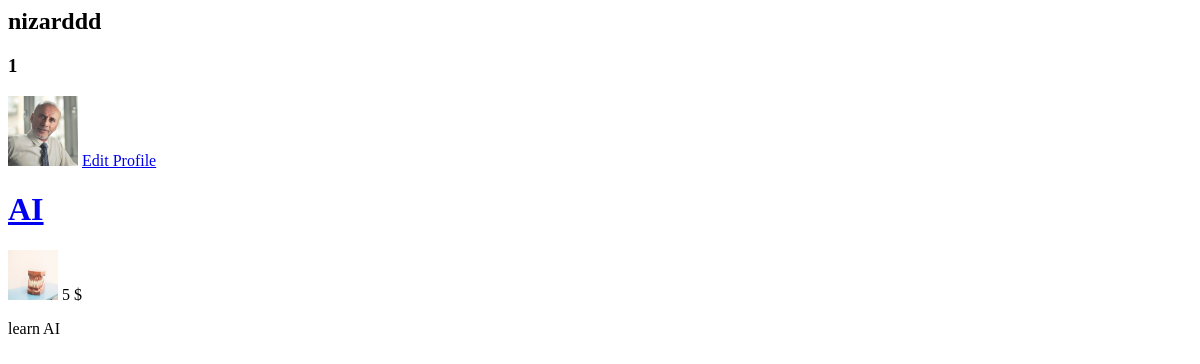
The page /profile-page/1/ on the database as committed earlier.
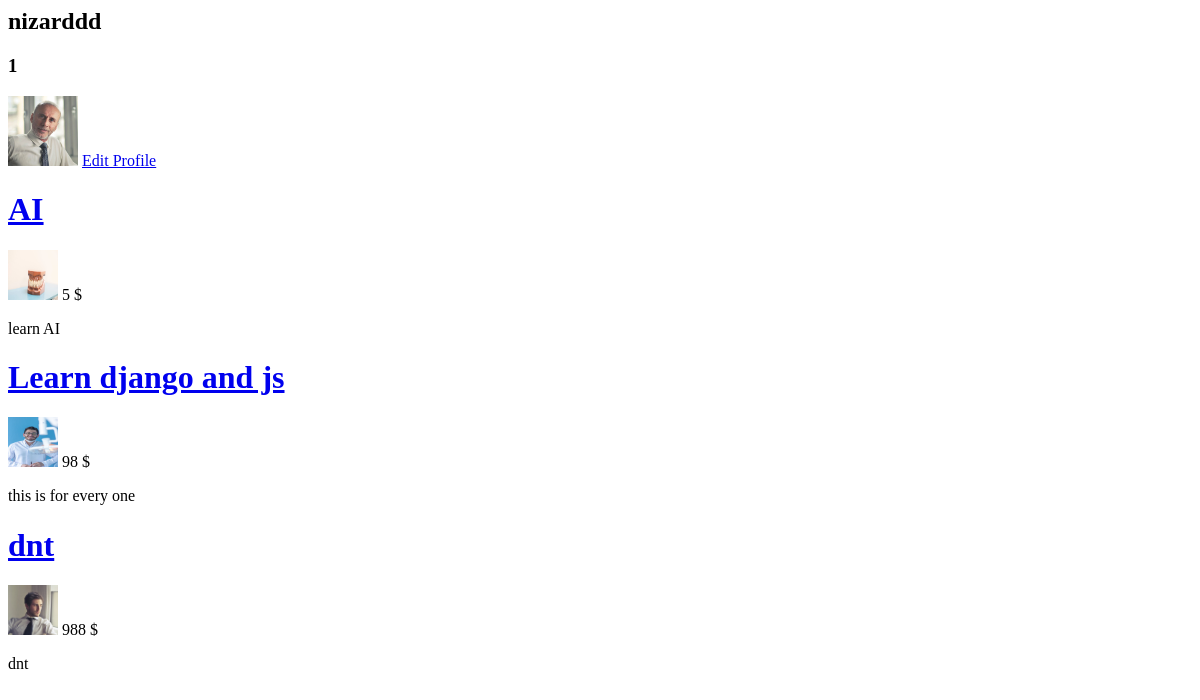
The same page on the database as committed later.
### base/models.py (models this page shows)
class Tutorial(models.Model):
    user=models.ForeignKey(Profile,on_delete=models.CASCADE)
    name=models.TextField()
    cover=models.ImageField(blank=True,default='avatar.svg')
    description=models.TextField()
    price=models.IntegerField(blank=True)
    created=models.DateTimeField(auto_now_add=True)
    followers=models.ManyToManyField(Profile,related_name='unrolls')
    @property
    def cover_url(self):
        try :
            return self.cover.url
        except:
            return ''

### base/views.py (the view)
# urls.py: path('profile-page/<str:profile_id>/',views.profilepage,name='profile-page'),
def profilepage(request,profile_id):
    profile=Profile.objects.get(id=profile_id)
    user=profile.user
    try:
        tutorials=Tutorial.objects.filter(user=profile)
    except :
        tutorials=[]
    context={'profile':profile,'tutorials':tutorials}
    return render(request,'base/profile-page.html',context)

### base/models.py (called while the page is built)
    @property
    def avatar_url(self):
        try :
            return self.avatar.url
        except:
            return ''

### base/templates/base/profile-page.html
<div class="profile-container">
    <h2>{{profile.username}}</h2>
    <h3>{{profile.id}}</h3>
    <img src="{{profile.avatar_url}}" alt="" style="height: 70px; width: 70px;">
    <a href="{% url 'edit-profile' profile.id %}">Edit Profile</a>
</div>
{% if tutorials %}
<dic class="tutorials">
    {% for tutorial in tutorials %}
    <div class="tutorial">
        <a href="{% url 'tutorial-page' tutorial.id %}"><h1>{{tutorial.name}}</h1></a>
        <img src="{{tutorial.cover_url}}" alt="" style="height: 50px; width: 50px;">
        <span>{{tutorial.price}} $</span>
        <p>{{tutorial.description}}</p>
    </div>
    {% endfor %}
</dic>
{% else %}
<h3>you have no tutorials</h3>
{% endif %}

Rows that differ between the two databases and show on the page:
added Tutorial: name "Learn django and js", cover_url (picture), price "98", description "this is for every one"
added Tutorial: name "dnt", cover_url (picture), price "988", description "dnt"
